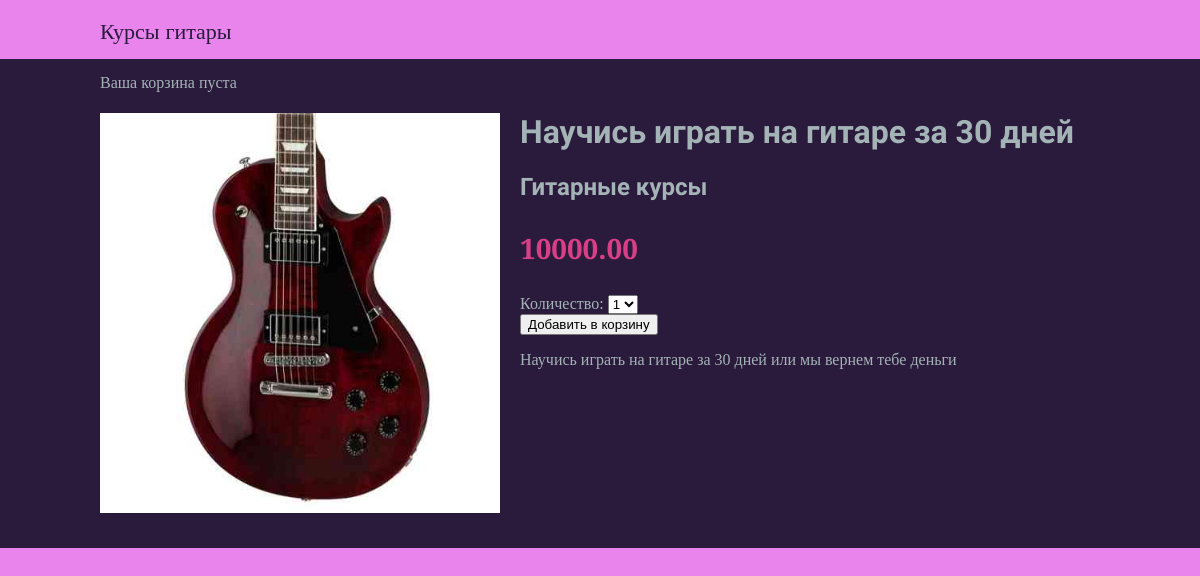
The page /2/nauchis-igrat-na-gitare-za-30-dnej/ on the database its author committed.
### cources/models.py (models this page shows, shortened)
class Course(models.Model):
    category = models.ForeignKey(Category, related_name='cources', on_delete=models.CASCADE, blank=True)
    name = models.CharField(max_length=250)
    slug = models.SlugField(max_length=200)
    image = models.ImageField(upload_to='courses/%Y/%m/%d', blank=True)
    description = models.TextField(blank=True)
    price = models.DecimalField(max_digits=8, decimal_places=2)
    available = models.BooleanField(default=True)
    created = models.DateTimeField(auto_now_add=True)
    updated = models.DateTimeField(auto_now=True)
    stock = models.PositiveIntegerField()
    class Meta:
        ordering =('name',)

class Category(models.Model):
    name = models.CharField(max_length=200)
    slug = models.SlugField(max_length=200)
    class Meta:
        ordering = ('name',)
        verbose_name = 'category'
        verbose_name_plural = 'categories'
    def __str__(self):
        return self.name
    def get_absolute_url(self):
        return reverse('cources:course_list_by_category',
                       args=[self.slug])

### cources/views.py (the view)
# urls.py: path('<int:id>/<slug:slug>/', views.course_detail, name='course_detail'),
def course_detail(request, id, slug):
    course = get_object_or_404(Course, id=id, slug= slug, available = True)
    cart_course_form = CartAddCourseForm()
    return render(request,
                  'cources/course/detail.html',
                  {'course':course,
                   'cart_course_form':cart_course_form})

### cart/forms.py
class CartAddCourseForm(forms.Form):
    quantity = forms.TypedChoiceField(choices=COURSE_QUANTITY_CHOISES, label = "Количество", coerce=int)
    override = forms.BooleanField(required=False, initial=False, widget=forms.HiddenInput)

### cart/cart.py (called while the page is built)
    def __len__(self):
        return sum(item['quantity'] for item in self.cart.values())

### cart/context_processors.py (called while the page is built)
def cart(request):
    return{'cart':Cart(request)}

### cources/templates/cources/course/detail.html (shortened to what this page needs)
{% extends "cources/base.html" %}
{% load static %}
{% block content %}
<div class="course-detail">
    <img src="{% if course.image %}{{ course.image.url }}{% else %}{% static "img/no_image.png" %}{% endif %}">
    <h1>{{course.name}}</h1>
    <h2>
        <a href="{{course.category.get_absolute_url}}">
            {{course.category}}
        </a>
    </h2>
    <p class="price"> {{course.price}}</p>
    <form action="{% url "cart:cart_add" course.id %}" method ="post">
        {{cart_course_form}}
        <input type="submit" value="Добавить в корзину">
    </form>
    {{course.description|linebreaks}}
</div>
{% endblock %}

### cources/static/css/base.css (style rules this page uses)
body { background: #e25ce7bf; margin:0; padding:0; font-family:"Playfair Display", serif; font-style: normal; }
h1, h2, h3, h4, h5, h6 { font-family:"Great Vibes", cursive; font-style: normal; }
a { text-decoration: none; color:#a4b3b6; }
.course-detail .price { color:#d83f87; font-size:28px; font-weight:bold; }
.course-detail img { width: 40%; float: left; padding: 0 20px 20px 0; }

### rows shown on the page
Course: image (picture), name "Научись играть на гитаре за 30 дней", category "Гитарные курсы", price "10000.00", description "Научись играть на гитаре за 30 дней или мы вернем тебе деньги"
